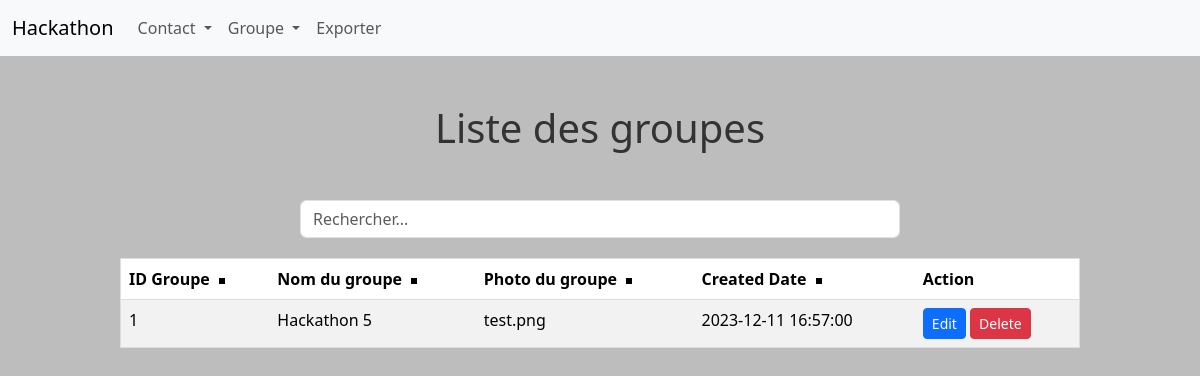
Before: /groupes with the older database file.
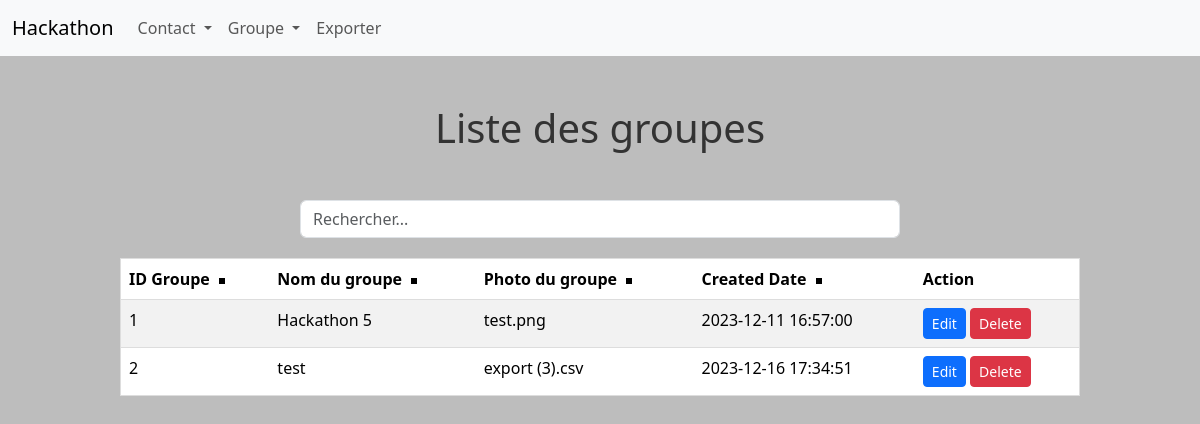
After: the same page with the newer database file.
### tables this page shows
CREATE TABLE Groupe (
    id_groupe     INTEGER PRIMARY KEY AUTOINCREMENT,
    nom_de_groupe VARCHAR(50) NOT NULL,
    photo_groupe  VARCHAR(250) NOT NULL,
    created_date  DATETIME NOT NULL
, updated_date DATETIME);

### main.py (the view)
@app.route("/groupes")
def liste_groupes():
    query = "SELECT * FROM Groupe"
    groupes = recup_bdd(query)
    return render_template('groupeList.html', groupes=groupes)

### function.py (called while the page is built)
def connect_db():
    return sqlite3.connect('hackathon_bdd.sqlite')

def recup_bdd(query: str, doOne: bool = False):
    connection = connect_db()
    cursor = connection.cursor()
    cursor.execute(query)
    if doOne:
        result = cursor.fetchone()
    else:
        result = cursor.fetchall()
    connection.close()
    return result

### templates/groupeList.html (shortened to what this page needs)
{% extends "layout/base.html" %}
{% block content %}
    {% include 'layout/navbar.html' %}
    <h1 class="m-5">Liste des groupes</h1>
    <div class="input-group mb-3">
        <input type="text" class="form-control" id="searchInput" placeholder="Rechercher...">
    </div>
    <table class="table table-striped" id="groupeTable">
        <thead>
            <tr>
                <th data-column="0">ID Groupe <span class="arrow"></span></th>
                <th data-column="1">Nom du groupe <span class="arrow"></span></th>
                <th data-column="2">Photo du groupe <span class="arrow"></span></th>
                <th data-column="3">Created Date <span class="arrow"></span></th>
                <th>Action</th>
            </tr>
        </thead>
        <tbody>
            {% for groupe in groupes %}
                <tr class="groupe-row">
                    <td>{{ groupe[0] }}</td>
                    <td>{{ groupe[1] }}</td>
                    <td>{{ groupe[2] }}</td>
                    <td>{{ groupe[3] }}</td>
                    <td>
                        <a href="{{ url_for('edit_groupe', groupeId=groupe[0]) }}" class="btn btn-primary btn-sm">
                            Edit
                        </a>
                        <a href="{{ url_for('delete_groupe', groupeId=groupe[0]) }}" class="btn btn-danger btn-sm">
                            Delete
                        </a>
                    </td>
                </tr>
            {% endfor %}
        </tbody>
    </table>
{% endblock %}

### templates/layout/base.html (shortened to what this page needs)
<!DOCTYPE html>
<html lang="fr">
    <head>
        <link href="https://cdn.jsdelivr.net/npm/bootstrap@5.3.2/dist/css/bootstrap.min.css" rel="stylesheet">
        <link rel='stylesheet' href="{{ url_for('static', filename='styles.css') }}">
    </head>
    <body>
        {% block content %}{% endblock %}
    </body>
</html>

### templates/layout/navbar.html (shortened to what this page needs)
<nav class="navbar navbar-expand-lg navbar-light bg-light">
    <div class="container-fluid">
        <a class="navbar-brand" href="{{ url_for('index') }}">
            Hackathon
        </a>
        <div class="collapse navbar-collapse" id="navbarNav">
            <ul class="navbar-nav ml-auto">
                <li class="nav-item dropdown">
                    <a class="nav-link dropdown-toggle" href="#" role="button" data-bs-toggle="dropdown" aria-expanded="false">
                    Contact
                    </a>
                </li>
                <li class="nav-item dropdown">
                    <a class="nav-link dropdown-toggle" href="#" role="button" data-bs-toggle="dropdown" aria-expanded="false">
                    Groupe
                    </a>
                </li>
                <li class="nav-item">
                    <a class="nav-link" href="{{ url_for('export_csv') }}">Exporter</a>
                </li>
            </ul>
        </div>
    </div>
</nav>

### static/styles.css (style rules this page uses)
body { background: #bdbdbd; font-family: 'Segoe UI', Tahoma, Geneva, Verdana, sans-serif; }
h1 { text-align: center; color: #333; }
.arrow { display: inline-block; width: 0; height: 0; border-style: solid; vertical-align: middle; margin-left: 5px; }
.input-group { width: 50%; margin: auto; margin-bottom: 20px; }
#contactTable, #groupeTable { width: 80%; margin: auto; border: 1px solid #ddd; border-collapse: collapse; border-radius: 8px; margin-top: 20px; padding: 10px; }

Changed rows visible on the page:
added Groupe: id_groupe "2", nom_de_groupe "test", photo_groupe "export (3).csv", created_date "2023-12-16 17:34:51"
